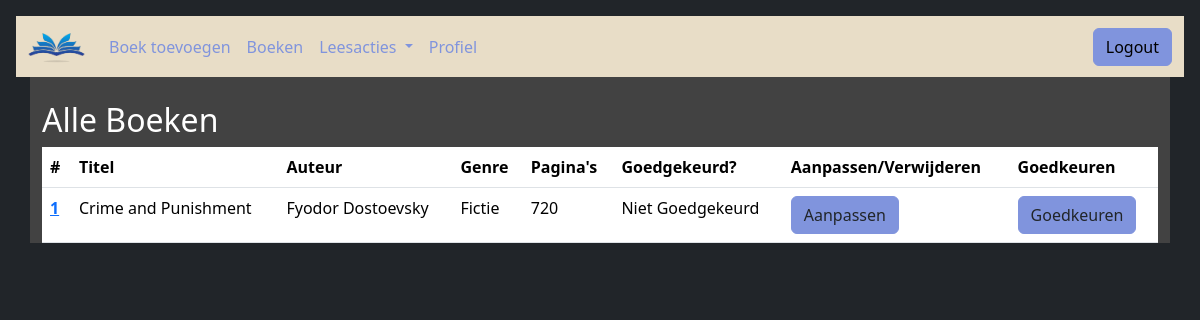
/books/ (signed in), run on an earlier commit of the app's database.
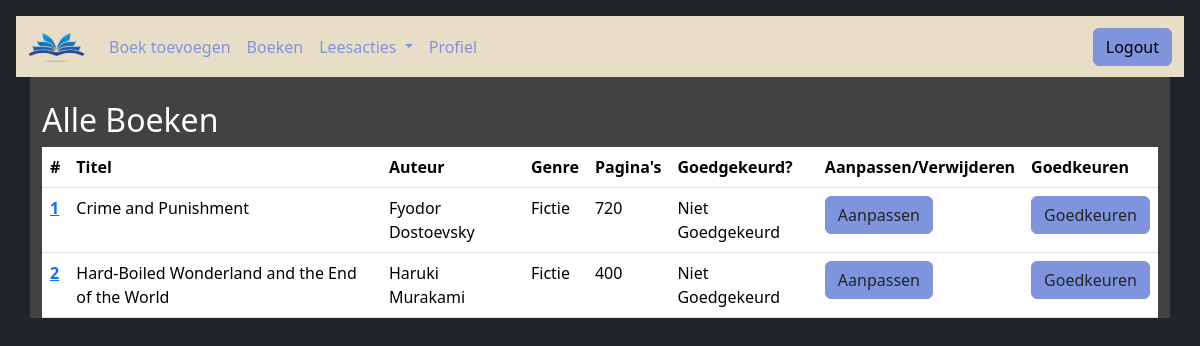
And on a later commit of the database.
### base/models.py (models this page shows, shortened)
class Book(models.Model):
    title = models.CharField(max_length=100)
    author = models.CharField(max_length=100)
    genre = models.CharField(max_length=75)
    number_of_pages = models.IntegerField(max_length=5)
    approved = models.BooleanField(default=False)
    approved_by = models.ForeignKey(User, on_delete=models.CASCADE, null=True, blank=True)

### base/views.py (the view)
# urls.py: path('books/', views.books, name='books'),
@login_required
def books(request):
    books = Book.objects.all()
    context = {'books': books}
    return render(request, "base/books.html", context)

### base/templates/base/books.html (shortened to what this page needs)
{% extends 'base/base.html' %}
{% load static %}
{% block content %}
	<h2>Alle Boeken</h2>
	<table class="table">
		<thead>
			<tr>
				<th scope="col">#</th>
				<th scope="col">Titel</th>
				<th scope="col">Auteur</th>
				<th scope="col">Genre</th>
				<th scope="col">Pagina's</th>
				<th scope="col">Goedgekeurd?</th>
				{% if user.is_staff %}
					<th scope="col">Aanpassen/Verwijderen</th>
					<th scope="col">Goedkeuren</th>
				{% endif %}
			</tr>
		</thead>
		<tbody>
			{% for book in books %}
				<tr>
					<th scope="row"><a href="{% url 'base:book_detail' book.pk %}">{{ book.pk }}</a></th>
					<td>{{ book.title }}</td>
					<td>{{ book.author }}</td>
					<td>{{ book.genre }}</td>
					<td>{{ book.number_of_pages }}</td>
					<td>{{ book.approved|yesno:"Goedgekeurd,Niet Goedgekeurd" }}</td>
					{% if user.is_staff %}
						<td><a class="btn" href="{% url 'base:edit_book' book.pk %}">Aanpassen</a></td>
						<td><a class="btn" href="{% url 'base:approve_book' book.pk %}">Goedkeuren</a></td>
					{% endif %}
				</tr>
			{% empty %}
				<tr>
					<td colspan="6">Er zijn geen boeken</td>
				</tr>
			{% endfor %}
		</tbody>
	</table>
{% endblock %}

What changed in the data, as far as the page shows it:
added Book: pk "2", title "Hard-Boiled Wonderland and the End of the World", author "Haruki Murakami", genre "Fictie", number_of_pages "400", approved "Niet Goedgekeurd"
